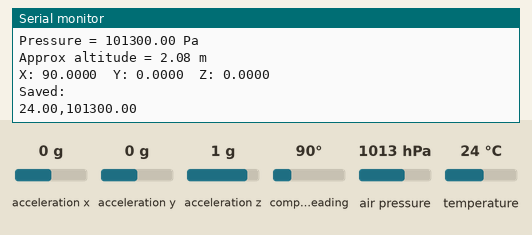
Simulated run of this sketch. Board: Arduino Uno, built with avr-gcc and run on an emulated ATmega328P. Parts: the last lines printed to the serial monitor. Inputs (shaded band) come from the test bench; at power-on: acceleration x 0 g, acceleration y 0 g, acceleration z 1 g, compass heading 90°, air pressure 1013 hPa, temperature 24 °C. Storage starts empty.

Above: at 2.2 s.
2.3 s: acceleration x set to -1.4 g
At 3.6 s:
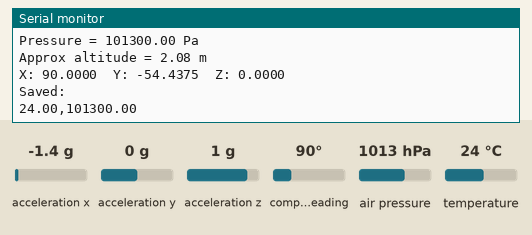
3.8 s: acceleration y set to -1.4 g
At 4.9 s:
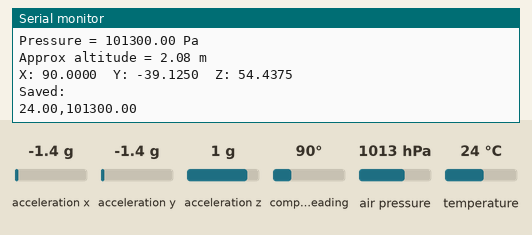
5.3 s: acceleration z set to -1.4 g
At 6.6 s:
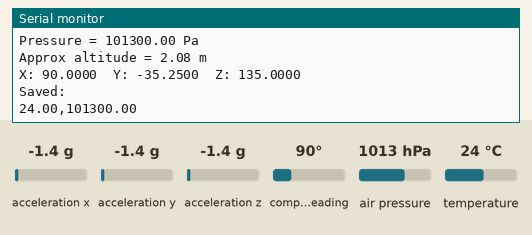
6.8 s: compass heading set to 7°
At 7.7 s:
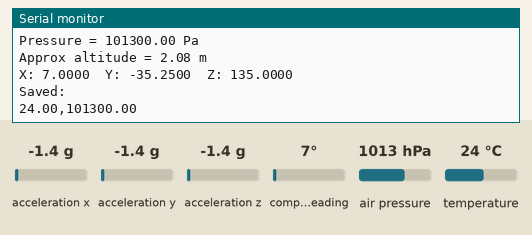
8.3 s: air pressure set to 952 hPa
At 9.6 s:
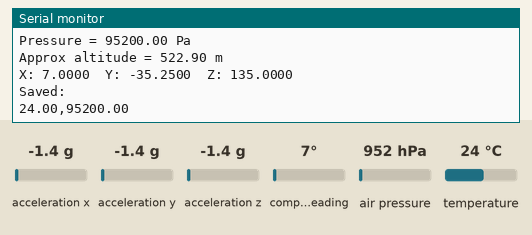
Timing chart, 0 to 10.8 s (numbered marks = the images above; inputs shaded):
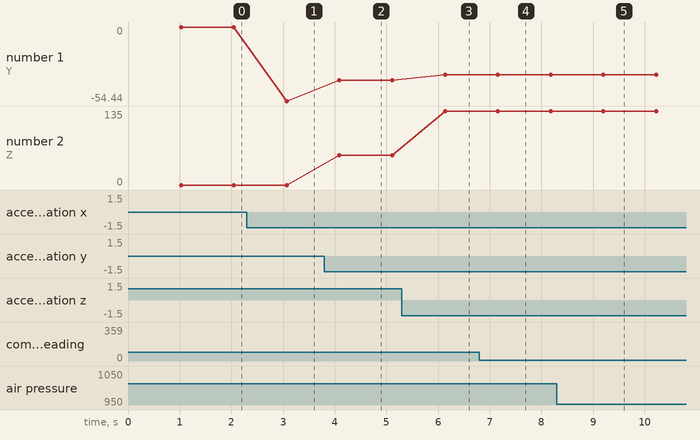

Measured:
- after the input at 2.3 s, the serial monitor: prints a new line after 0.77 s (image 1)
- after the input at 3.8 s, the serial monitor: prints a new line after 0.29 s (image 2)
- after the input at 5.3 s, the serial monitor: prints a new line after 0.84 s (image 3)
- after the input at 6.8 s, the serial monitor: prints a new line after 0.36 s (image 4)
- after the input at 8.3 s, the serial monitor: prints a new line after 0.89 s (image 5)
- plotted number 1: 0 → -54.44 after the input at 2.3 s, -54.44 → -39.12 after the input at 3.8 s, -39.12 → -35.25 after the input at 5.3 s
- plotted number 2: 0 → 54.44 after the input at 3.8 s, 54.44 → 135 after the input at 5.3 s

The sketch:

I2C_And_SD_Card_Example.ino
```cpp
#include <Wire.h>
#include <Adafruit_BMP280.h>

#include <Adafruit_Sensor.h>
#include <Adafruit_BNO055.h>
#include <utility/imumaths.h>

#include <SPI.h>
#include <SD.h>

Adafruit_BMP280 bmp;
Adafruit_BNO055 bno = Adafruit_BNO055(55);

const int chipSelect = 10;

void setup() {
  Serial.begin(115200);

  Serial.println(F("BMP280 test"));

  if (!bmp.begin(0x76)) {
    Serial.println(F("Could not find a valid BMP280 sensor, check wiring!"));
    while (1); // death loop
  }

  /* Default settings from datasheet. */
  bmp.setSampling(Adafruit_BMP280::MODE_NORMAL,     /* Operating Mode. */
                  Adafruit_BMP280::SAMPLING_X2,     /* Temp. oversampling */
                  Adafruit_BMP280::SAMPLING_X16,    /* Pressure oversampling */
                  Adafruit_BMP280::FILTER_X16,      /* Filtering. */
                  Adafruit_BMP280::STANDBY_MS_500); /* Standby time. */

  Serial.println("Orientation Sensor Test");

  /* Initialise the sensor */
  if(!bno.begin())
  {
    /* There was a problem detecting the BNO055 ... check your connections */
    Serial.print("Ooops, no BNO055 detected ... Check your wiring or I2C ADDR!");
    while(1);
  }

  delay(1000);

  bno.setExtCrystalUse(true);

  // see if the card is present and can be initialized:
  if (!SD.begin(chipSelect)) {
    Serial.println("Card failed, or not present");
    // don't do anything more:
    while (1);
  }
  Serial.println("card initialized.");

}
float sicaklik, basinc = 0;
void loop() {
  String dataString = "";
  Serial.print(F("Temperature = "));
  sicaklik = bmp.readTemperature();
  Serial.print(sicaklik);
  Serial.println(" *C");

  Serial.print(F("Pressure = "));
  basinc = bmp.readPressure();
  Serial.print(basinc);
  Serial.println(" Pa");

  Serial.print(F("Approx altitude = "));
  Serial.print(bmp.readAltitude(1013.25)); /* Adjusted to local forecast! */ // hPa
  Serial.println(" m");

  /* Get a new sensor event */
  sensors_event_t event;
  bno.getEvent(&event);


  /* Display the floating point data */
  Serial.print("X: ");
  Serial.print(event.orientation.x, 4);
  Serial.print("\tY: ");
  Serial.print(event.orientation.y, 4);
  Serial.print("\tZ: ");
  Serial.print(event.orientation.z, 4);
  Serial.println("");

  Serial.println();

  dataString = String(sicaklik) + "," + String(basinc);
  logSD(dataString);
  delay(1000);

}

void logSD(String dataS){
  // open the file. note that only one file can be open at a time,
  // so you have to close this one before opening another.
  File dataFile = SD.open("datalog.txt", FILE_WRITE);

  // if the file is available, write to it:
  if (dataFile) {
    dataFile.println(dataS);
    dataFile.close();
    // print to the serial port too:
    Serial.println("\nSaved: ");
    Serial.println(dataS);
  }
  // if the file isn't open, pop up an error:
  else {
    Serial.println("error opening datalog.txt");
  }
}
```
